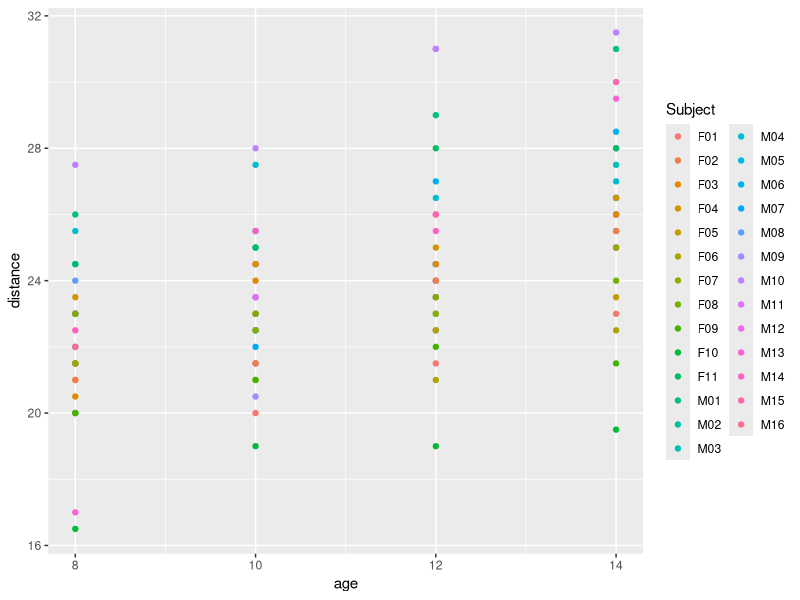
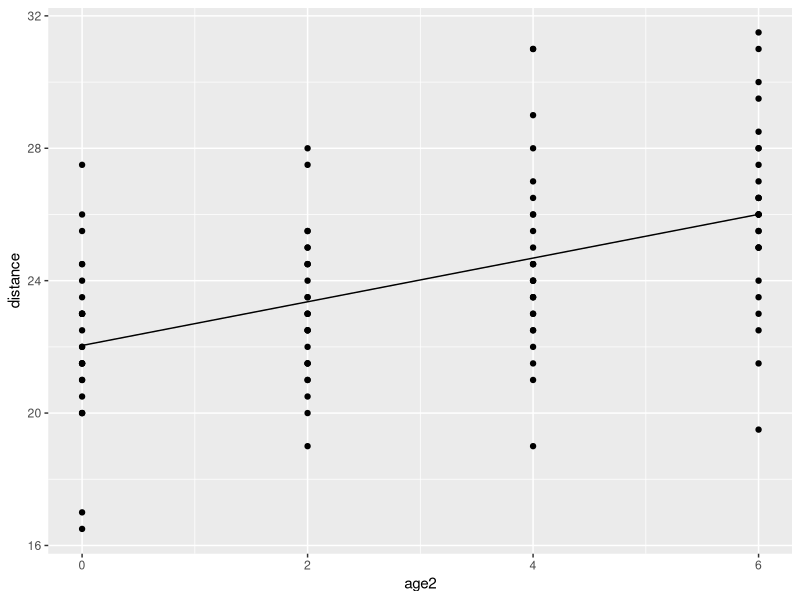
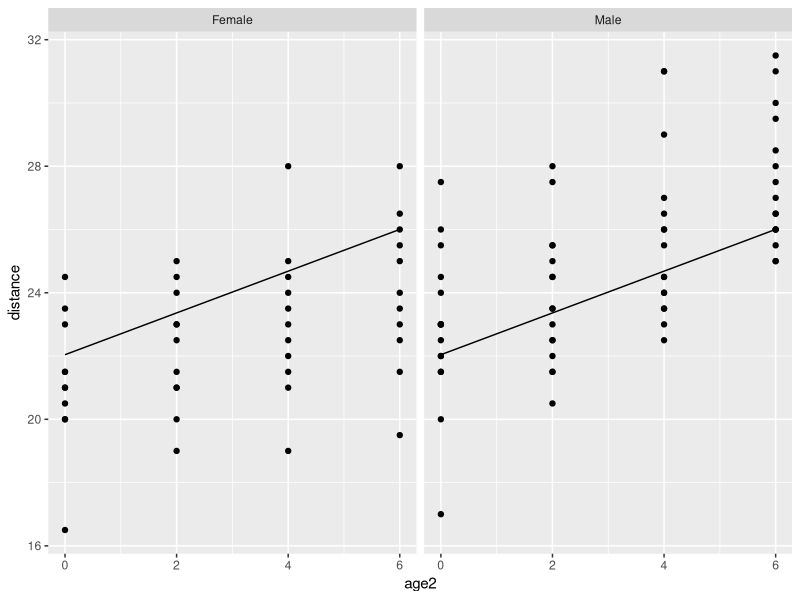
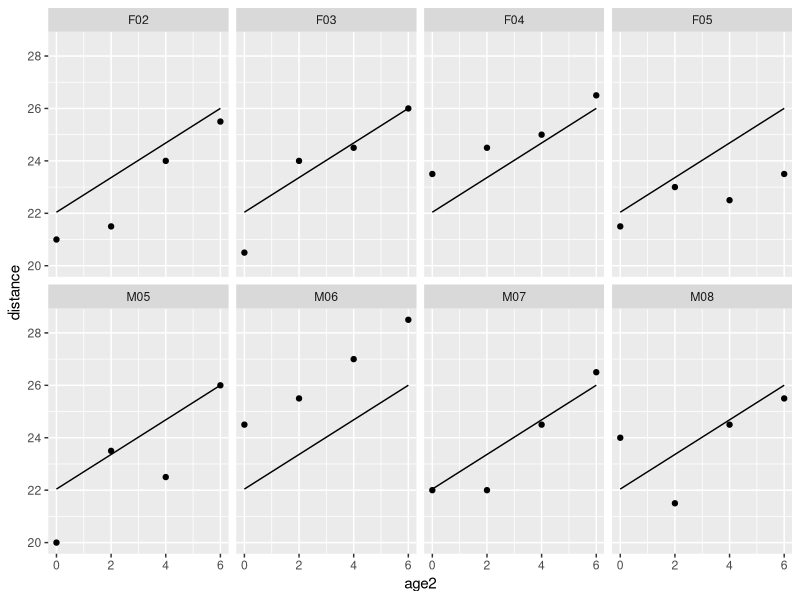
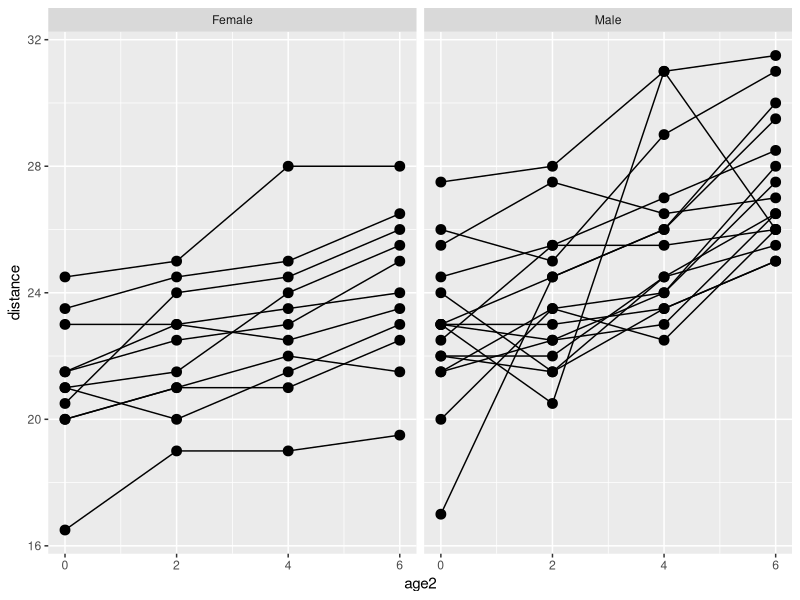
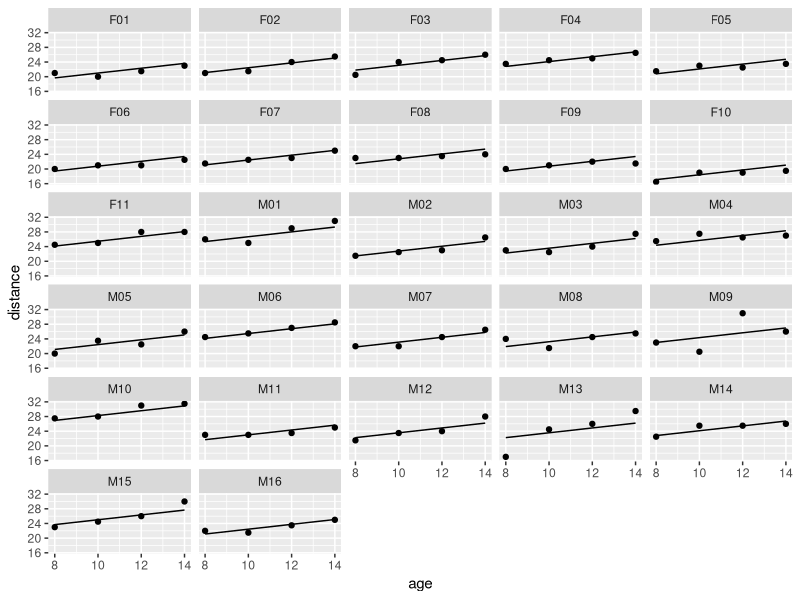
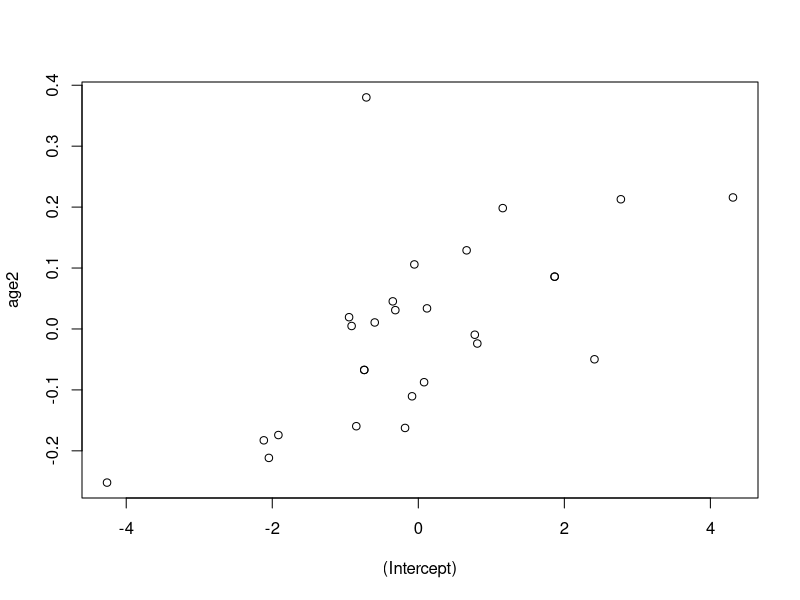
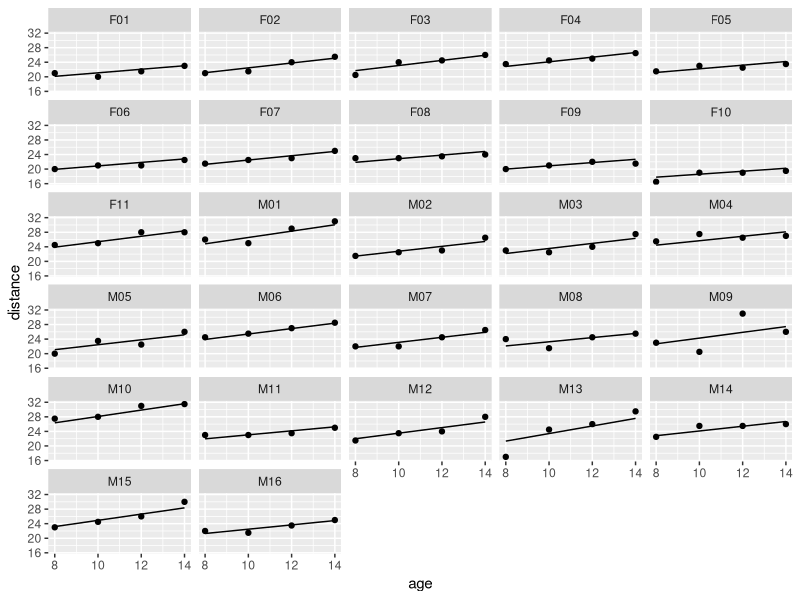

These figures' R source, in order:
## ---- chunk 1
knitr::opts_chunk$set(echo = TRUE)
library(png)
library(grid)
## ---- chunk 2
library(lme4)
## ---- chunk 3
orthodont = read.csv("orthodont.csv")
str(orthodont)
## ---- chunk 4
library(ggplot2)
ggplot(orthodont, aes(x = age, y = distance, col = Subject)) + geom_point()
## ---- chunk 5
library(dplyr)
orthodont %>% filter(Subject == "M10")
## ---- chunk 6
lm1 = lm(distance ~ age, data = orthodont)
summary(lm1)
## ---- chunk 7
orthodont$age2 = orthodont$age - 8
lm2 = lm(distance ~ age2, data = orthodont)
summary(lm2)
## ---- chunk 8
anova(lm2)
## ---- chunk 9
pl <- ggplot(data=orthodont, aes(x=age2,y=distance)) + geom_point() 
pl + geom_line(aes(x=age2,y=predict(lm1)))
## ---- chunk 10
pl + geom_line(aes(x=age2,y=predict(lm1))) + facet_wrap(~Sex)
## ---- chunk 11
subject.select <- c(paste0("M0",5:8),paste0("F0",2:5))
orthodont.select <- orthodont %>% 
  filter(Subject %in% subject.select)
ggplot(orthodont.select, aes(x=age2,y=distance)) + geom_point() + 
  geom_line(aes(x=age2,y=predict(lm1, newdata=orthodont.select))) + facet_wrap(~Subject, nrow=2) 
## ---- chunk 12
ggplot(data=orthodont, aes(x=age2,y=distance)) + geom_point(size=3)  + 
  geom_line(aes(x=age2,y=distance,group=Subject)) + facet_wrap(~Sex)
## ---- chunk 13
lme1 = lmer(distance ~ age2 + (1 | Subject), data = orthodont, REML = FALSE) 
summary(lme1)
## ---- chunk 14
ranef(lme1)
## ---- chunk 15
orthodont$random_intercept <- fitted(lme1)
ggplot(data=orthodont, aes(x=age,y=distance)) + geom_point() + 
  geom_line(aes(x=age,y=random_intercept)) + facet_wrap(~Subject, ncol=5) 
## ---- chunk 16
lme2 = lmer(distance ~ age2 + (age2 | Subject), data = orthodont, REML = FALSE) 
summary(lme2)
## ---- chunk 17
plot(ranef(lme2)$Subject)
## ---- chunk 18
orthodont$random_slope <- fitted(lme2)
ggplot(data=orthodont, aes(x=age,y=distance)) + geom_point() + 
  geom_line(aes(x=age,y=random_slope)) + facet_wrap(~Subject, ncol=5) 
## ---- chunk 19
AIC(lm2, lme1, lme2)
## ---- chunk 20
lme3 = lmer(distance ~ age2 + (1 | Subject), data = orthodont, REML = TRUE) 
summary(lme3)
